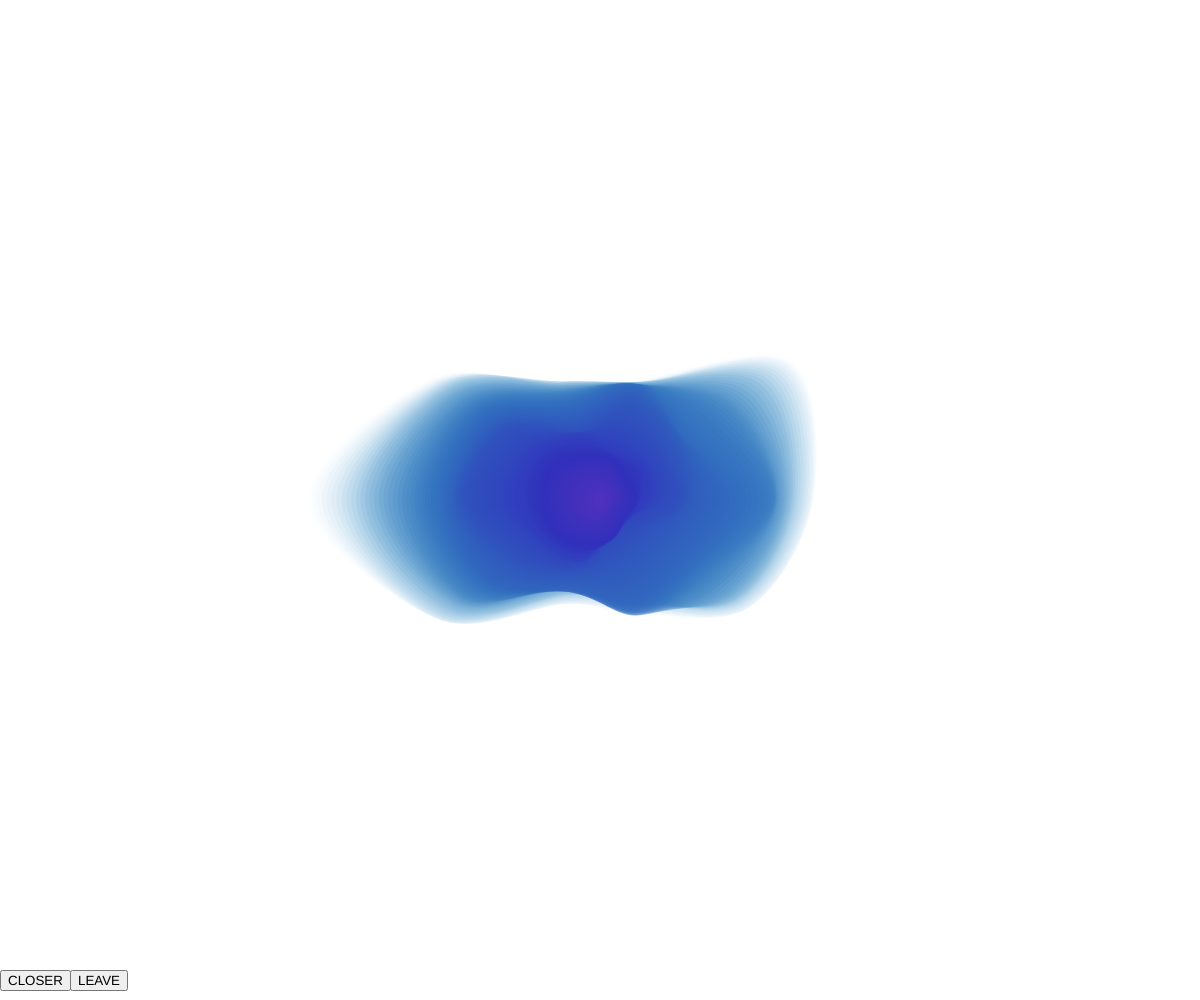
Frame 1 (no input)
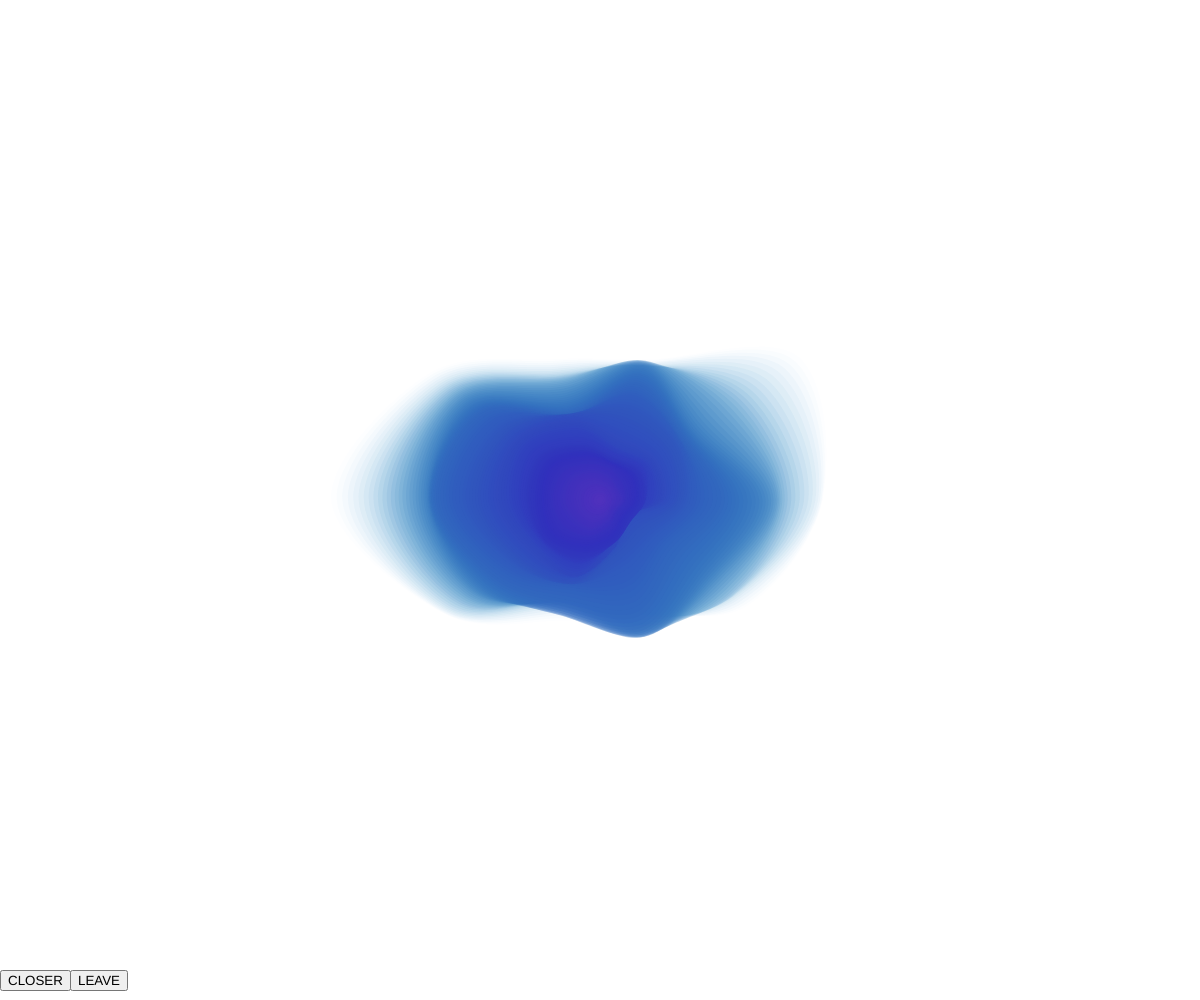
Frame 60 (no input)
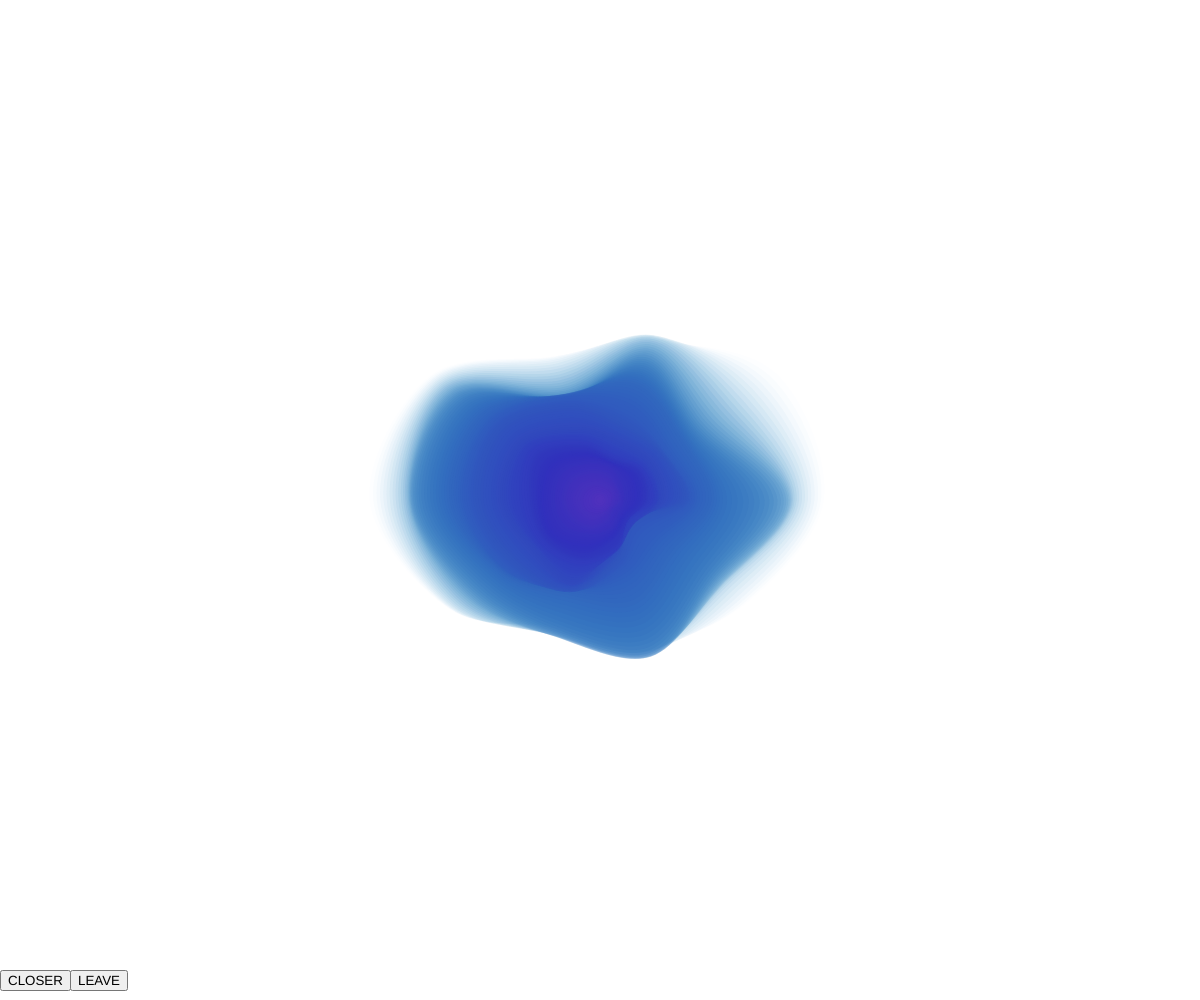
Frame 120 (the mouse pressed at the canvas centre since frame 60)

The p5.js sketch that drew these frames (run headless with seeded random() and noise() and a simulated clock; from frame 60 on, the mouse is pressed at the canvas centre):

// p5.js sketch
// ── sketch.js
// By Roni Kaufman

let kMax; // maximal value for the parameter "k" of the blobs
let step = 0.01; // difference in time between two consecutive blobs
let n = 100; // total number of blobs
let radius = 1; // radius of the base circle
let inter = 0.05; // difference of base radii of two consecutive blobs
let maxNoise = 400; // maximal value for the parameter "noisiness" for the blobs
let c = 1.35;
let v = 400;
let button;
let button2;




  
function Pressed(){
  if(c>0.9 && v>10){
  c-=0.01;
  v-=5;
  }
  
}

function leave(){
  c = 1.35;
  v = 400;
}


function setup() {
   var cnv = createCanvas(windowWidth, windowHeight);
  cnv.style('display', 'block');
  cursor('grab');
  colorMode(HSB,c);
	angleMode(DEGREES);
	kMax = random(0.6, 1.0);
	noStroke();

 

  button = createButton('CLOSER');
  button.position(00, windowHeight-30);
  button.mousePressed(Pressed);

  button2 = createButton('LEAVE');
  button2.position(70, windowHeight-30);
  button2.mousePressed(leave);

}

function windowResized() {
	resizeCanvas(windowWidth, windowHeight);
  }

function draw() {

  background(50);
  colorMode(HSB,c);
  let t = frameCount/v;
  for (let i = n; i > 0; i--) {
		let alpha = 1 - (i / n);
		fill((alpha/5 + 0.75)%1, 1, 1, alpha);
		let size = radius + i * inter;
		let k = kMax * sqrt(i/n);
		let noisiness = maxNoise * (i / n);
    blob(size, width/2, height/2, k, t - i * step, noisiness);
  }

  
}

// Creates and draws a blob
// size is the radius (before noise) of the base circle
// (xCenter, yCenter) is the position of the center of the blob
// k is the tightness of the blob (0 = perfect circle, higher = more spiky)
// t is the time
// noisiness is the magnitude of the noise (i.e. how far it streches out)
function blob(size, xCenter, yCenter, k, t, noisiness) {
  beginShape();
	let angleStep = 360 / 10;
  for (let theta = 0; theta <= 360 + 2 * angleStep; theta += angleStep) {
    let r1, r2;
		r1 = cos(theta)+1;
		r2 = sin(theta)+1; // +1 because it has to be positive for the function noise
    let r = size + noise(k * r1,  k * r2, t) * noisiness;
    let x = xCenter + r * cos(theta);
    let y = yCenter + r * sin(theta);
    curveVertex(x, y);
  }
  endShape();

  
}


    

// ── style.css
html, body {
  margin: 0;
  padding: 0;
}
canvas {
  display: block;
}

body{
  margin: 0;
  display: flex;
 
  justify-content: center;
  align-items: center;
}

main{
  width: 100%;
  height:100%;
}

#sketch-container{
  width: 100%;
}

#gui-container{
  width: 100%;
  margin: 10px 0;
  box-sizing: border-box;
}

.button{
  background-color: #371bd3;
  border: solid 1px #371bd3;
  border-radius: 10px;
  color: white;
  padding: 15px 20px;
  text-align: center;
  text-decoration: none;
  display: block;
  margin:0 auto;
  font-size: 16px;
  min-width: 200px;
  cursor: pointer;
}

.button:hover{
  background-color:white;
  color: #371bd3;
}

.button.inactive{
  cursor:default;
  background-color: lightgray;
  border-color: lightgray;
  color: white;
}
